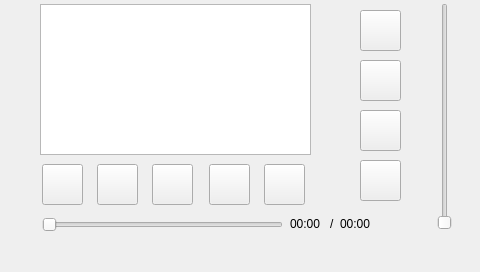
<?xml version="1.0" encoding="UTF-8"?>
<ui version="4.0">
 <class>Widget</class>
 <widget class="QWidget" name="Widget">
  <property name="geometry">
   <rect>
    <x>0</x>
    <y>0</y>
    <width>480</width>
    <height>272</height>
   </rect>
  </property>
  <property name="windowTitle">
   <string>Widget</string>
  </property>
  <widget class="QPushButton" name="m_playButton">
   <property name="geometry">
    <rect>
     <x>360</x>
     <y>60</y>
     <width>41</width>
     <height>41</height>
    </rect>
   </property>
   <property name="text">
    <string/>
   </property>
   <property name="icon">
    <iconset resource="myplayer.qrc">
     <normaloff>:/images/play.png</normaloff>:/images/play.png</iconset>
   </property>
  </widget>
  <widget class="QPushButton" name="m_openButton">
   <property name="geometry">
    <rect>
     <x>42</x>
     <y>164</y>
     <width>41</width>
     <height>41</height>
    </rect>
   </property>
   <property name="text">
    <string/>
   </property>
   <property name="icon">
    <iconset resource="myplayer.qrc">
     <normaloff>:/images/folder.png</normaloff>:/images/folder.png</iconset>
   </property>
  </widget>
  <widget class="QPushButton" name="m_stopButton">
   <property name="geometry">
    <rect>
     <x>360</x>
     <y>10</y>
     <width>41</width>
     <height>41</height>
    </rect>
   </property>
   <property name="text">
    <string/>
   </property>
   <property name="icon">
    <iconset resource="myplayer.qrc">
     <normaloff>:/images/stop.png</normaloff>:/images/stop.png</iconset>
   </property>
  </widget>
  <widget class="QSlider" name="m_volumeSlider">
   <property name="geometry">
    <rect>
     <x>430</x>
     <y>3</y>
     <width>29</width>
     <height>227</height>
    </rect>
   </property>
   <property name="orientation">
    <enum>Qt::Vertical</enum>
   </property>
  </widget>
  <widget class="QPushButton" name="m_deleteButton">
   <property name="geometry">
    <rect>
     <x>264</x>
     <y>164</y>
     <width>41</width>
     <height>41</height>
    </rect>
   </property>
   <property name="text">
    <string/>
   </property>
   <property name="icon">
    <iconset resource="myplayer.qrc">
     <normaloff>:/images/delete.png</normaloff>:/images/delete.png</iconset>
   </property>
   <property name="iconSize">
    <size>
     <width>18</width>
     <height>18</height>
    </size>
   </property>
  </widget>
  <widget class="PlayListWidget" name="m_playlist">
   <property name="geometry">
    <rect>
     <x>40</x>
     <y>4</y>
     <width>271</width>
     <height>151</height>
    </rect>
   </property>
   <property name="font">
    <font>
     <pointsize>20</pointsize>
    </font>
   </property>
  </widget>
  <widget class="QPushButton" name="m_loopButton">
   <property name="geometry">
    <rect>
     <x>97</x>
     <y>164</y>
     <width>41</width>
     <height>41</height>
    </rect>
   </property>
   <property name="text">
    <string/>
   </property>
   <property name="icon">
    <iconset resource="myplayer.qrc">
     <normaloff>:/images/loop.png</normaloff>:/images/loop.png</iconset>
   </property>
   <property name="iconSize">
    <size>
     <width>32</width>
     <height>32</height>
    </size>
   </property>
  </widget>
  <widget class="QPushButton" name="m_randomButton">
   <property name="geometry">
    <rect>
     <x>152</x>
     <y>164</y>
     <width>41</width>
     <height>41</height>
    </rect>
   </property>
   <property name="text">
    <string/>
   </property>
   <property name="icon">
    <iconset resource="myplayer.qrc">
     <normaloff>:/images/random.png</normaloff>:/images/random.png</iconset>
   </property>
   <property name="iconSize">
    <size>
     <width>26</width>
     <height>26</height>
    </size>
   </property>
  </widget>
  <widget class="QPushButton" name="m_prevButton">
   <property name="geometry">
    <rect>
     <x>360</x>
     <y>160</y>
     <width>41</width>
     <height>41</height>
    </rect>
   </property>
   <property name="text">
    <string/>
   </property>
   <property name="icon">
    <iconset resource="myplayer.qrc">
     <normaloff>:/images/prev.png</normaloff>:/images/prev.png</iconset>
   </property>
   <property name="iconSize">
    <size>
     <width>23</width>
     <height>23</height>
    </size>
   </property>
  </widget>
  <widget class="QPushButton" name="m_nextButton">
   <property name="geometry">
    <rect>
     <x>360</x>
     <y>110</y>
     <width>41</width>
     <height>41</height>
    </rect>
   </property>
   <property name="text">
    <string/>
   </property>
   <property name="icon">
    <iconset resource="myplayer.qrc">
     <normaloff>:/images/next.png</normaloff>:/images/next.png</iconset>
   </property>
   <property name="iconSize">
    <size>
     <width>23</width>
     <height>23</height>
    </size>
   </property>
  </widget>
  <widget class="QPushButton" name="m_cycleButton">
   <property name="geometry">
    <rect>
     <x>209</x>
     <y>164</y>
     <width>41</width>
     <height>41</height>
    </rect>
   </property>
   <property name="text">
    <string/>
   </property>
   <property name="icon">
    <iconset resource="myplayer.qrc">
     <normaloff>:/images/cycle.png</normaloff>:/images/cycle.png</iconset>
   </property>
   <property name="iconSize">
    <size>
     <width>20</width>
     <height>20</height>
    </size>
   </property>
  </widget>
  <widget class="QSlider" name="m_playSlider">
   <property name="geometry">
    <rect>
     <x>42</x>
     <y>210</y>
     <width>241</width>
     <height>29</height>
    </rect>
   </property>
   <property name="orientation">
    <enum>Qt::Horizontal</enum>
   </property>
  </widget>
  <widget class="QLabel" name="m_curLabel">
   <property name="geometry">
    <rect>
     <x>290</x>
     <y>203</y>
     <width>41</width>
     <height>41</height>
    </rect>
   </property>
   <property name="text">
    <string>00:00</string>
   </property>
  </widget>
  <widget class="QLabel" name="m_totalLabel">
   <property name="geometry">
    <rect>
     <x>340</x>
     <y>203</y>
     <width>41</width>
     <height>41</height>
    </rect>
   </property>
   <property name="text">
    <string>00:00</string>
   </property>
  </widget>
  <widget class="QLabel" name="label">
   <property name="geometry">
    <rect>
     <x>330</x>
     <y>203</y>
     <width>16</width>
     <height>41</height>
    </rect>
   </property>
   <property name="text">
    <string>/</string>
   </property>
  </widget>
 </widget>
 <layoutdefault spacing="6" margin="11"/>
 <customwidgets>
  <customwidget>
   <class>PlayListWidget</class>
   <extends>QListWidget</extends>
   <header>playlistwidget.h</header>
  </customwidget>
 </customwidgets>
 <resources>
  <include location="myplayer.qrc"/>
 </resources>
 <connections/>
</ui>
